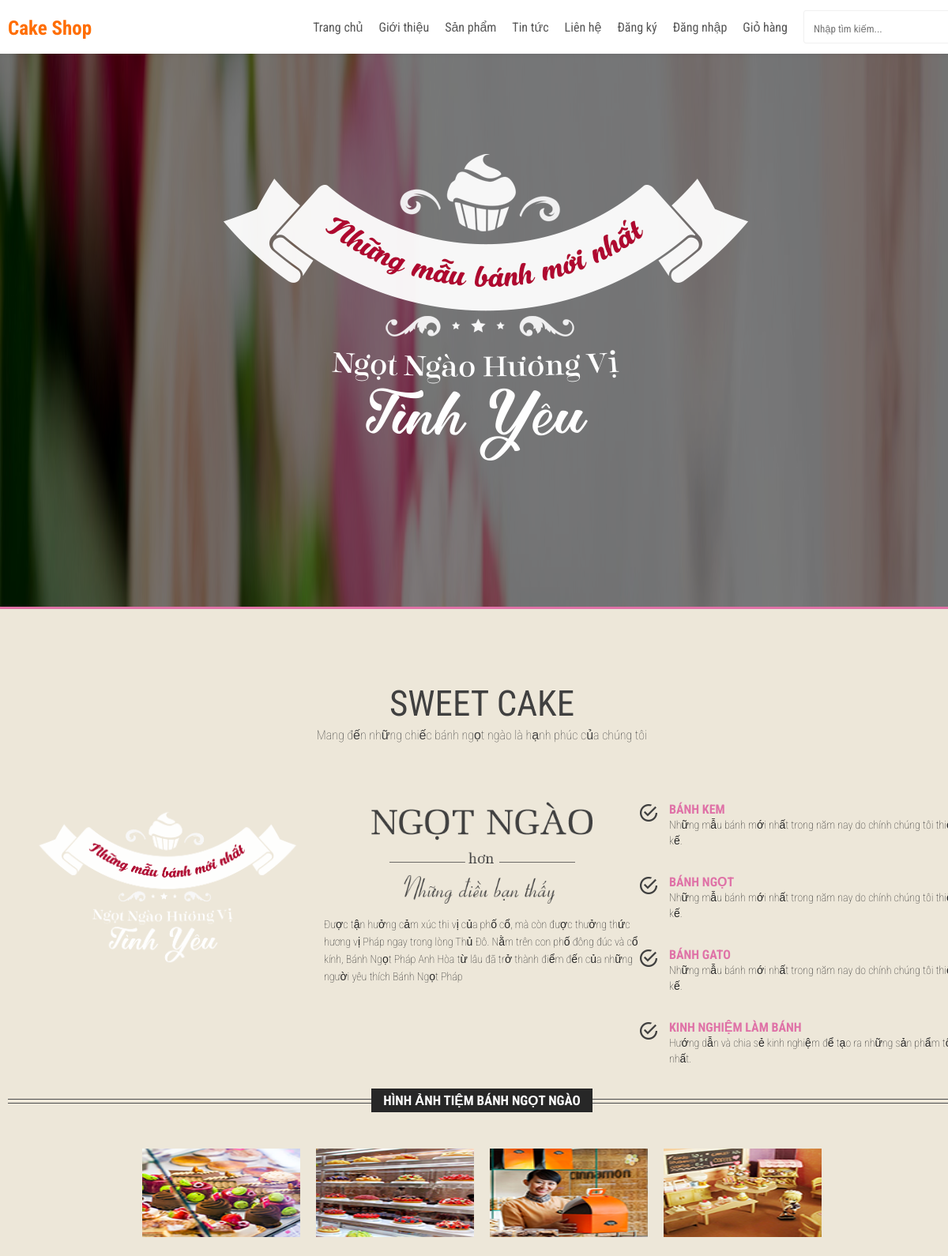
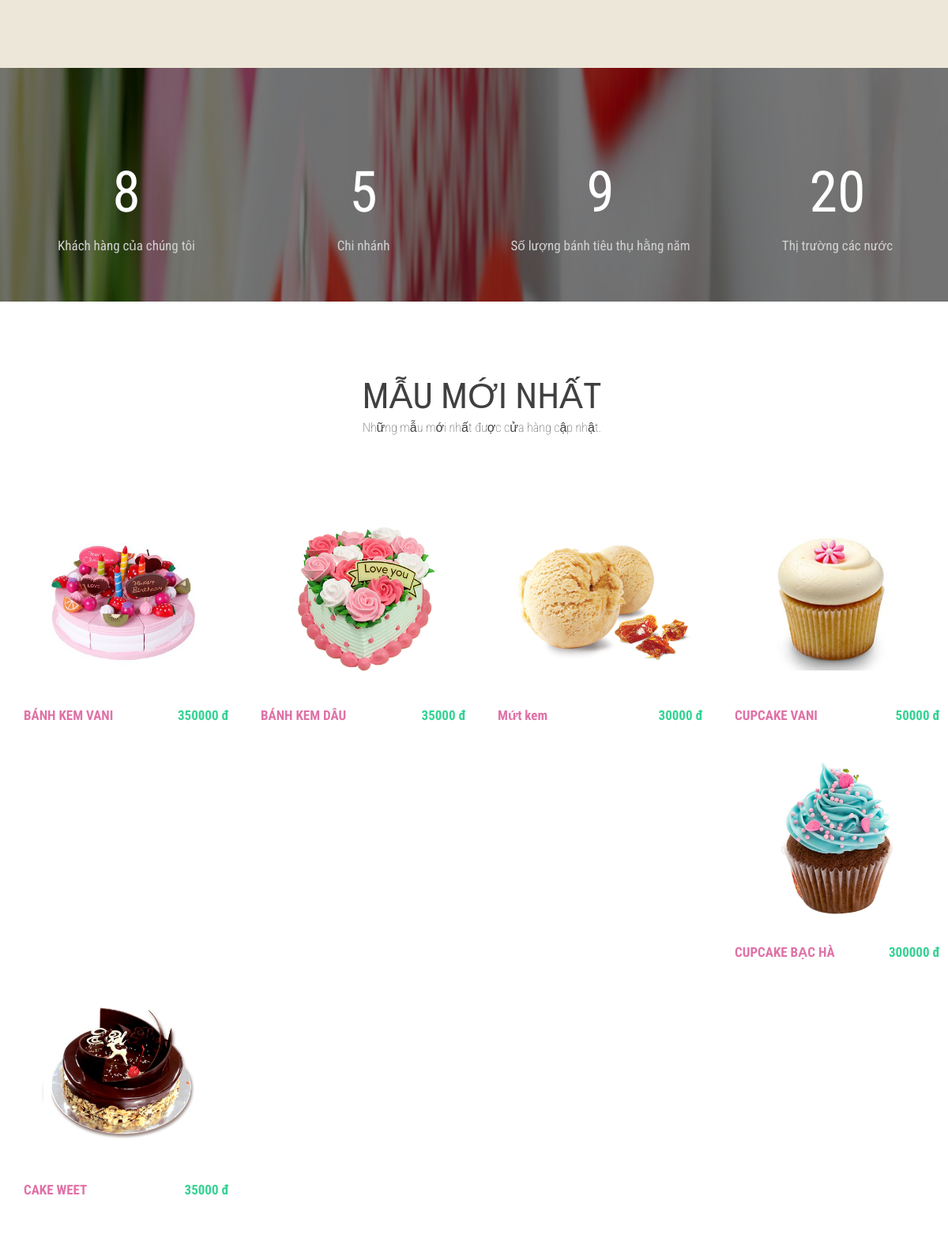
/Controller/Frontend.php (upper part), run on the app's committed database (2 pictures, top to bottom).
### tables this page shows
CREATE TABLE `product` (
  `product_id` int(11) NOT NULL,
  `product_name` varchar(100) NOT NULL,
  `price` float NOT NULL,
  `sale` float NOT NULL,
  `image` varchar(100) NOT NULL,
  `date` date NOT NULL,
  `detail` text NOT NULL,
  `special` bit(1) NOT NULL,
  `type_id` int(11) NOT NULL,
  `quantity` int(5) NOT NULL
);

### Data/ProductDao.php (called while the page is built, shortened)
<?php
class ProductDao
{
	var $dbu;
    public function __construct() {
        $this->dbu = new DatabaseUtil();
        $this->dbu->Open();
    }
	public function Find()
    {
        $sql = "select * from product";
        $products = $this->dbu->Query($sql, array());
        return $products;
    }
}

### Data/DatabaseUtil.php (called while the page is built, shortened)
<?php
class DatabaseUtil
{
    var $db = null;
    var $server = null;
    var $databaseName = null;
    var $username = null;
    var $password = null;
    public function __construct($server="localhost", $databaseName = "demophp2",
             $username = "root", $password= "") {
        $this->databaseName = $databaseName;
        $this->server = $server;
        $this->username = $username;
        $this->password = $password;
    }
    public function Open()
    {
        $dns = "mysql:host=$this->server;dbname=$this->databaseName;charset=utf8";
        $options = array(PDO::ATTR_ERRMODE => PDO::ERRMODE_EXCEPTION);
        $this->db = new PDO($dns, $this->username, $this->password, $options);
        return $this->db;
    }
    public function Query($query, $args, $queryOne = false)
    {
        $statement = $this->db->prepare($query);
        $statement->execute();
        if ($queryOne)
            $results = $statement->fetch();
        else
            $results = $statement->fetchAll();
        return $results;
    }
}

### View/home.php (the view, shortened to what this page needs)
<?php
	include 'Common/header.php';
 ?>
		<section id="logo-cake">
			<div class="container">
				<div class="row">
					<div class="logo-content">
						<div class="logo-image">
							<img src="http://localhost:81/HOC_KY_5/cake_shop/public/images/slider.png">
						</div>
					</div>
				</div>
			</div>
		</section>
		<section id="about-shop">
			<div class="container">
				<div class="row">
					<div class="about-header">
						<h2>SWEET CAKE </h2>
						<h6 class="about-description">
							Mang đến những chiếc bánh ngọt ngào là hạnh phúc của chúng tôi
						</h6>
					</div>
					<div class="about-content">
						<div class="about-logo">
							<img src="http://localhost:81/HOC_KY_5/cake_shop/public/images/tiembanh.png" class="wow fadeInLeft animated animated" style="visibility: visible;">
						</div>
						<div class="about-slogan wow fadeInUp animated animated" style="visibility: visible;">
							<img src="http://localhost:81/HOC_KY_5/cake_shop/public/images/typo-about.png">
							<p>Được tận hưởng cảm xúc thi vị của phố cổ, mà còn được thưởng thức hương vị Pháp ngay trong lòng Thủ Đô. Nằm trên con phố đông đúc và cổ kính, Bánh Ngọt Pháp Anh Hòa từ lâu đã trở thành điểm đến của những người yêu thích Bánh Ngọt Pháp</p>
						</div>
						<div class="about-list wow fadeInRight animated animated" style="visibility: visible;">
							<ul>
								<li class="skill">
									<div class="skill-count">
										<span class="icon">
											<img src="http://localhost:81/HOC_KY_5/cake_shop/public/images/tick-icon.png">
										</span>
									</div>
									<h6>
										<a href="http://localhost:81/cakeshop/">BÁNH KEM</a>
									</h6>
									<p>
										Những mẫu bánh mới nhất trong năm nay do chính chúng tôi thiết kế.
									</p>
								</li>
								<li class="skill">
									<div class="skill-count">
										<span class="icon">
											<img src="http://localhost:81/HOC_KY_5/cake_shop/public/images/tick-icon.png">
										</span>
									</div>
									<h6>
										<a href="http://localhost:81/cakeshop/">BÁNH NGỌT</a>
									</h6>
									<p>
										Những mẫu bánh mới nhất trong năm nay do chính chúng tôi thiết kế.
									</p>
								</li>
								<li class="skill">
									<div class="skill-count">
										<span class="icon">
											<img src="http://localhost:81/HOC_KY_5/cake_shop/public/images/tick-icon.png">
										</span>
									</div>
									<h6>
										<a href="http://localhost:81/cakeshop/">BÁNH GATO</a>
									</h6>
									<p>
										Những mẫu bánh mới nhất trong năm nay do chính chúng tôi thiết kế.
									</p>
								</li>
								<li class="skill">
									<div class="skill-count">
										<span class="icon">
											<img src="http://localhost:81/HOC_KY_5/cake_shop/public/images/tick-icon.png">
										</span>
									</div>
									<h6>
										<a href="http://localhost:81/cakeshop/">KINH NGHIỆM LÀM BÁNH</a>
									</h6>
									<p>
										Hướng dẫn và chia sẻ kinh nghiệm để tạo ra những sản phẩm tốt nhất.
									</p>
								</li>
							</ul>
						</div>
						<div class="images-shop">
							<h5>
								<span>HÌNH ẢNH TIỆM BÁNH NGỌT NGÀO</span>
							</h5>
						</div>
					</div>
					<div id="slider" class="wow fadeInRight animated animated" style="visibility: visible;">
						<ul style="margin-left: 0px;">
						<li><img src="http://localhost:81/HOC_KY_5/cake_shop/public/images/anhtiembanh_4.png"></li><li><img src="http://localhost:81/HOC_KY_5/cake_shop/public/images/anhtiembanh_5.png"></li><li><img src="http://localhost:81/HOC_KY_5/cake_shop/public/images/anhtiembanh_6.png"></li><li><img src="http://localhost:81/HOC_KY_5/cake_shop/public/images/anhtiembanh_1.png"></li></ul>
					</div>
				</div>
			</div>
		</section>
		<section id="statistic-cake">
			<div class="container">
				<div class="row">
					<div class="statistic-content">
						<div class="statistic-wrapper  wow fadeInUp animated animated" style="visibility: visible;">
							<h2>8</h2>
							<h6 class="statistic-description">
								Khách hàng của chúng tôi
							</h6>
						</div>
						<div class="statistic-wrapper  wow fadeInUp animated animated" style="visibility: visible;">
							<h2>5</h2>
							<h6 class="statistic-description">
								Chi nhánh
							</h6>
						</div>
						<div class="statistic-wrapper  wow fadeInUp animated animated" style="visibility: visible;">
							<h2>9</h2>
							<h6 class="statistic-description">
								Số lượng bánh tiêu thụ hằng năm
							</h6>
						</div>
						<div class="statistic-wrapper  wow fadeInUp animated animated" style="visibility: visible;">
							<h2>20</h2>
							<h6 class="statistic-description">
								Thị trường các nước
							</h6>
						</div>
					</div>
				</div>
			</div>
		</section>
		<section id="mostly-cake">
			<div class="container">
				<div class="row">
					<div class="mostly-cake-header">
						<h2>MẪU MỚI NHẤT</h2>
						<h6 class="mostly-cake-description">
							Những mẫu mới nhất được cửa hàng cập nhật.
						</h6>
					</div>
					<div class="mostly-cake-content wow fadeInLeft animated animated" style="visibility: visible;">
				<?php
 					foreach ($products as $product) :
				?>
						<div class="mostly-wrapper">
							<div class="mostly-content">
								<div class="mostly-image">
									<a href="Controller/Frontend.php?action=product_detail&id=<?=$product['product_id']?>"><img src="public/images/<?=$product['image'] ?>"/></a>
								</div>
								<div class="info">
									<span class="name"><?=$product['product_name'] ?></span>
									<span class="price"><?=$product['price'] ?> đ</span>
								</div>
							</div>
						</div>
				<?php endforeach ?>
					</div>
				</div>
			</div>
		</section>
<?php
	include "Common/footer.php"
 ?>

### public/css/site.css (style rules this page uses)
* { padding: 0; margin: 0; text-decoration: none; list-style-type: none; font-family: 'Roboto Condensed', sans-serif; }
body { color:#555; }
section { clear: both; float: left; width: 100%; }
.container { margin: 0 auto; padding: 0; width: 1220px; }
.row { margin: 0 10px; }
#mostly-cake { padding-bottom: 66px; padding-top: 100px; background: #fff; }
.mostly-cake-header { text-align: center; padding-bottom: 75px; }
.mostly-cake-header h2 { padding-bottom: 10px; line-height: 40px; position: relative; display: inline-block; font-weight: 400; color: #404040; font-size: 45px!important; }
.mostly-cake-description { font-size: 16px; font-weight: lighter; color: #404040; }
.mostly-wrapper { float: left; text-align: center; margin-top: 10px; margin-bottom: 10px; margin-left: 20px; margin-right: 20px; }
.mostly-image img { width: 260px; }
.info { clear: both; }
.name { float: left; color: #df72a7; font-size: 17px; font-weight: 700 }
.price { float: right; color: #34d293; font-size: 17px; font-weight: 700 }
#statistic-cake { background: rgba(0,0,0,0.5); padding: 100px 0 60px!important; clear: both; color:#FFF; }
.statistic-content { width: 100%; text-align: center; }
.statistic-wrapper { width: 25%; float: left; }
.statistic-wrapper h2 { margin-top: 20px; padding-bottom: 5px; position: relative; display: inline-block; font-size: 54pt; line-height: 75px; font-weight: normal; color:#fff; }
.statistic-description { color: #d1d1d1; margin-top: 15px; font-size: 17px; font-weight: normal; }
#logo-cake { width: 100%; background: rgba(0,0,0,0.5); position: relative; border-bottom: 3px solid #df72a7; height: 700px; margin-top:68px; }
.logo-content { width: 100%; margin-top: 100px; }
.logo-image { text-align: center; }
#about-shop { color: #272727; padding-top: 100px; padding-bottom: 80px; background-color: #EDE7D9; }
.about-header { text-align: center; padding-bottom: 75px; }
.about-header h2 { padding-bottom: 10px; line-height: 40px; position: relative; display: inline-block; font-weight: 400; color: #404040; font-size: 45px!important; }
.about-description { font-size: 16px; font-weight: lighter; color: #404040; }
.about-content { text-align: center; clear: both; width: 100%; }
.about-logo,.about-slogan,.about-list { width: 400px; float: left; }
.about-logo img { width: 360px; }
.about-slogan img { width: 280px; }
.about-slogan p { padding-top: 15px; text-align: left; color: #272727; font-weight: lighter; font-size: 14px; line-height: 22px; }
.about-list { text-align: left; }
.skill { display: block; clear: both; margin-top: 0; margin-bottom: 25px; }
.skill-count { display: inline-block; height: 64px; margin-top: 3px; float: left; margin-right: 15px; margin-bottom: 25px; }
.skill-count img { vertical-align: middle; width: 22px; }
.skill h6 { font-weight: 700; font-size:16px; }
.skill a { color: #df72a7; }
.skill p { line-height: 20px; color: #272727; font-weight: lighter; font-size: 14px; }
.images-shop { clear: both; background: url(../images/home/lines-dark.png) repeat-x center; margin-bottom: 40px; text-align: center; }
.images-shop h5 { font-weight: 700; font-size: 17px; }
.images-shop span { background: #272727; padding: 5px 15px; color: #FFF; }
#slider { clear: both; margin: 20px auto; width: 880px; height: 132px; overflow: hidden; }
#slider ul { list-style-type: none; width: 5000px; }
#slider ul li { float: left; width: 220px; height: 132px; text-align: center; line-height: 132pc; }
#slider ul li img { clear: both; float: left; width: 200px; height: 112px; margin: 10px; }

### data on the page
product: image (picture), product_name "BÁNH KEM VANI", price "350000"
product: image (picture), product_name "BÁNH KEM DÂU", price "35000"
product: image (picture), product_name "Mứt kem", price "30000"
product: image (picture), product_name "CUPCAKE VANI", price "50000"
product: image (picture), product_name "CUPCAKE BẠC HÀ", price "300000"
product: image (picture), product_name "CAKE WEET", price "35000"
